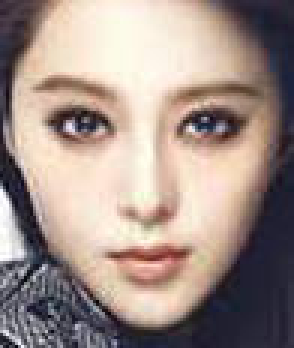
#> input picture face2/images.jpg, 98 x 116 px, found by its file name (shown 3 times larger)
$ python FaceRe2.py   (older library calls are emulated)
#> lines starting #> are read from the running program, lines starting #| are printed output that depends on the picture
import cv2
# Create the haar
facecascade = cv2.CascadeClassifier('haarcascade_frontalface_default.xml')
# Read the image

img = cv2.imread("D:\images.jpg")
#> img is the input picture: shape (116, 98, 3); mean B, G, R 137.2, 144.7, 161.9

gray = cv2.cvtColor(img, cv2.COLOR_BGR2GRAY)
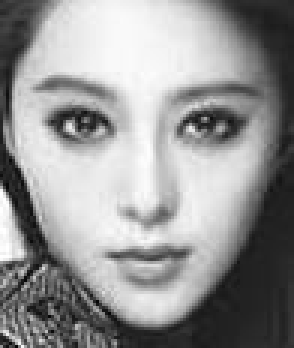
#> gray: shape (116, 98) (shown 3 times larger); min 4, max 255, mean 149
# Detect faces in the image
faces = facecascade.detectMultiScale(
   gray,
   scaleFactor=1.2,
   minNeighbors=5,
   minSize=(30, 30),
#> (the run stopped early here; a loop or call above may not have finished)

$ run again, with face2/3.jpg copied over face2/images.jpg
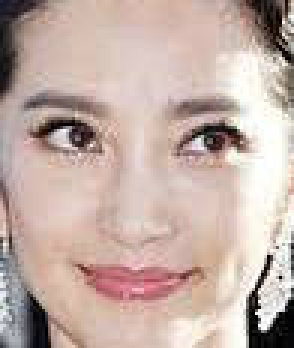
#> input picture face2/3.jpg, 98 x 116 px, found by its file name (shown 3 times larger)
#> img is the input picture: shape (116, 98, 3); mean B, G, R 166.6, 174.5, 195.4
#> `gray = cv2.cvtColor(img, cv2.COLOR_BGR2GRAY)`:
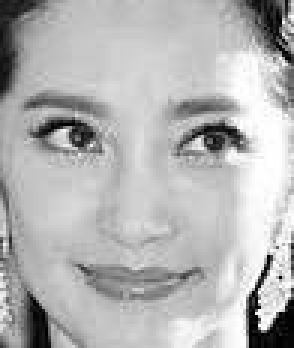
#> gray: shape (116, 98) (shown 3 times larger); min 0, max 255, mean 179.9

$ run again, with face2/4.jpg copied over face2/images.jpg
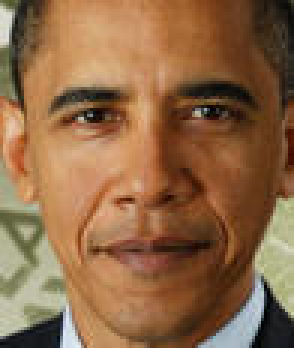
#> input picture face2/4.jpg, 98 x 116 px, found by its file name (shown 3 times larger)
#> img is the input picture: shape (116, 98, 3); mean B, G, R 70.7, 104.4, 143
#> `gray = cv2.cvtColor(img, cv2.COLOR_BGR2GRAY)`:
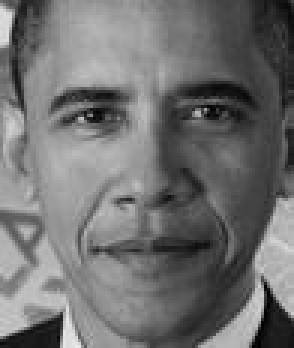
#> gray: shape (116, 98) (shown 3 times larger); min 1, max 235, mean 112.1

$ run again, with face2/5.jpg copied over face2/images.jpg
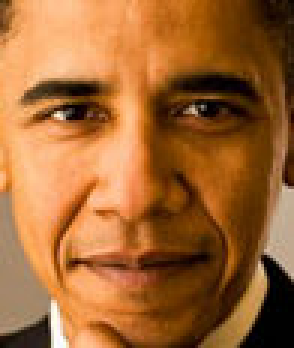
#> input picture face2/5.jpg, 98 x 116 px, found by its file name (shown 3 times larger)
#> img is the input picture: shape (116, 98, 3); mean B, G, R 51.9, 102.7, 161.3
#> `gray = cv2.cvtColor(img, cv2.COLOR_BGR2GRAY)`:
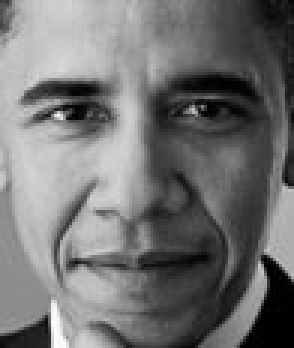
#> gray: shape (116, 98) (shown 3 times larger); min 0, max 254, mean 114.4
